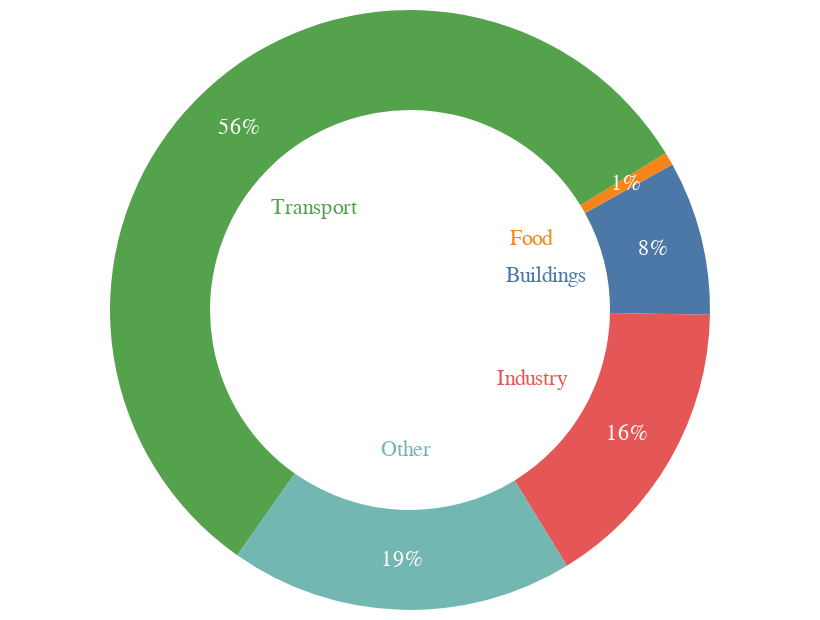

Notebook code for this chart:
### Code cell
base = alt.Chart(f5).encode(theta=alt.Theta("share:Q", stack=True))

pie = base.mark_arc(innerRadius=100, thetaOffset=1.02).encode(
    color=alt.Color("Sector:N", legend=None), order="share:Q",tooltip="tooltip:N",
    ).transform_calculate(
        tooltip="datum.Sector+': '+round(datum.share*10)/10 +'%'"
    
)
text = base.mark_text(radius=70, thetaOffset=1.02).encode(
    text="Sector:N", color=alt.Color("Sector:N"), order="share:Q"
)
text2 = (
    base.mark_text(radius=125, thetaOffset=1.02, color="white")
    .encode(text=alt.Text("t:Q", format=".0%"), order="share:Q")
    .transform_calculate(t="datum.share/100")
)
layer1 = (
    ((text2 + pie + text2 + text).properties(height=300, width=400))
    .configure_view(stroke=None)
    .properties(title="")
)
layer1.save("visualisation/" + f + ".json")
layer1.save("visualisation/" + f + ".png")
open("README.md", "a").write(readme)
layer1

### Figure 1 — Vega-Lite specification as saved in the notebook (floating-point values rounded to 4 significant figures)
{"config": {"view": {"continuousWidth": 400, "continuousHeight": 300, "stroke": null}}, "layer": [{"mark": {"type": "text", "color": "white", "radius": 125, "thetaOffset": 1.02}, "encoding": {"order": {"field": "share", "type": "quantitative"}, "text": {"field": "t", "format": ".0%", "type": "quantitative"}, "theta": {"field": "share", "stack": true, "type": "quantitative"}}, "transform": [{"calculate": "datum.share/100", "as": "t"}]}, {"mark": {"type": "arc", "innerRadius": 100, "thetaOffset": 1.02}, "encoding": {"color": {"field": "Sector", "legend": null, "type": "nominal"}, "order": {"field": "share", "type": "quantitative"}, "theta": {"field": "share", "stack": true, "type": "quantitative"}, "tooltip": {"field": "tooltip", "type": "nominal"}}, "transform": [{"calculate": "datum.Sector+': '+round(datum.share*10)/10 +'%'", "as": "tooltip"}]}, {"mark": {"type": "text", "color": "white", "radius": 125, "thetaOffset": 1.02}, "encoding": {"order": {"field": "share", "type": "quantitative"}, "text": {"field": "t", "format": ".0%", "type": "quantitative"}, "theta": {"field": "share", "stack": true, "type": "quantitative"}}, "transform": [{"calculate": "datum.share/100", "as": "t"}]}, {"mark": {"type": "text", "radius": 70, "thetaOffset": 1.02}, "encoding": {"color": {"field": "Sector", "type": "nominal"}, "order": {"field": "share", "type": "quantitative"}, "text": {"field": "Sector", "type": "nominal"}, "theta": {"field": "share", "stack": true, "type": "quantitative"}}}], "data": {"name": "data-cf39e8a579c65874dd85a19a0ae15e97"}, "height": 300, "title": "", "width": 400, "$schema": "https://vega.github.io/schema/vega-lite/v4.17.0.json", "datasets": {"data-cf39e8a579c65874dd85a19a0ae15e97": [{"Sector": "Buildings", "share": 8.306}, {"Sector": "Food", "share": 0.7084}, {"Sector": "Industry", "share": 15.99}, {"Sector": "Transport", "share": 56.47}, {"Sector": "Other", "share": 18.53}]}}
